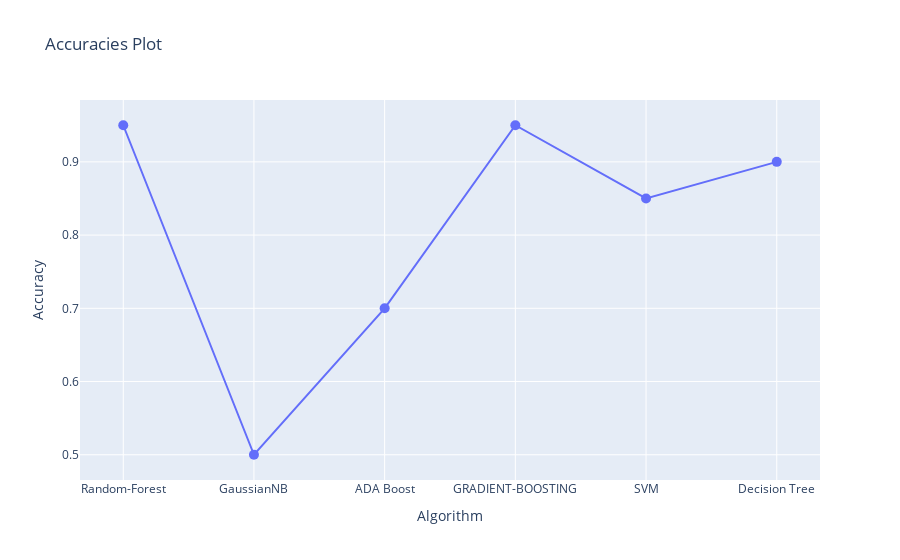

Notebook code cell kept with this figure:
### Code cell
import plotly.graph_objects as go
accuracies = [accuracy_rf,accuracy_nb,accuracy_ada,accuracy_gb,accuracy_svm,accuracy_dt]
algorithms = ['Random-Forest',"GaussianNB", 'ADA Boost', 'GRADIENT-BOOSTING','SVM','Decision Tree']
fig = go.Figure(data=go.Scatter(x=algorithms, y=accuracies, mode='markers+lines', marker=dict(symbol='circle', size=10), line=dict(width=2)))
fig.update_layout(title='Accuracies Plot', xaxis_title='Algorithm', yaxis_title='Accuracy')
fig.show()

### Figure 1 — Plotly figure (JSON) as saved in the notebook; plotly's stock layout.template omitted (floating-point values rounded to 4 significant figures)
{"data": [{"line": {"width": 2}, "marker": {"size": 10, "symbol": "circle"}, "mode": "markers+lines", "type": "scatter", "x": ["Random-Forest", "GaussianNB", "ADA Boost", "GRADIENT-BOOSTING", "SVM", "Decision Tree"], "y": [0.95, 0.5, 0.7, 0.95, 0.85, 0.9]}], "layout": {"title": {"text": "Accuracies Plot"}, "xaxis": {"title": {"text": "Algorithm"}}, "yaxis": {"title": {"text": "Accuracy"}}}}
